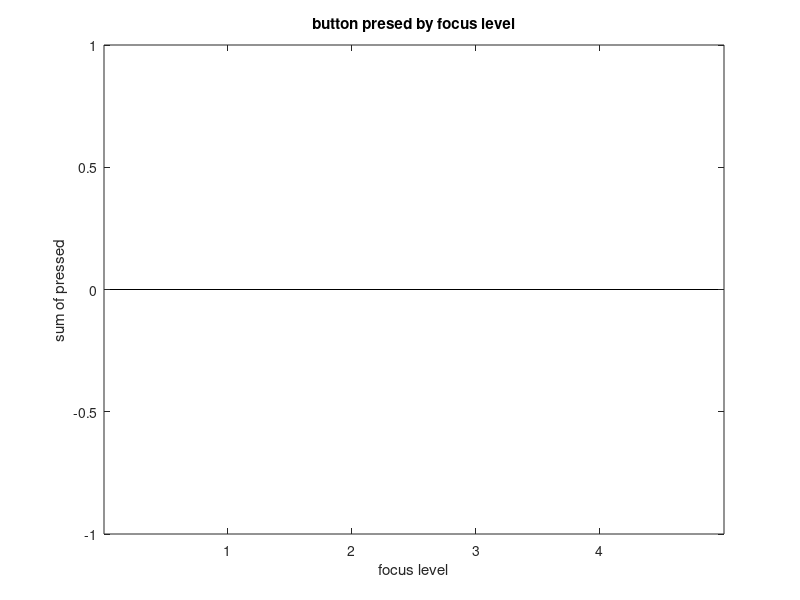

The MATLAB source for this figure:
clear; clc; close all;

%% loading the data
% Avigail's Path
path_data = 'C:\Users\Avigail Makbili\Documents\LunaMind\LunaMind\20-2-22\';
% Anat's path
% path_data = 'G:\My Drive\Oren Shriki\LunaMind\Analyses\LunaMind_Git\20-2-22\';
% path_data = 'G:\My Drive\Oren Shriki\LunaMind\Analyses\DATA\DATA_LunaMind\20-2-22\';
% path_data = 'G:\My Drive\Oren Shriki\LunaMind\Analyses\DATA\DATA_LunaMind\24-2-22\';


% subj_num = [101:112 114:118];
recordings_file = dir('20-2-22');

fs = 256; % Sampling frequency
pressed_focus_level = zeros(length(recordings_file), 4);

for s = 3:length(recordings_file)
    if length(recordings_file(s).name) > 3 && recordings_file(s).name(1,5) == '_'
        continue
    end

    %% loading file
    path_subj = [path_data num2str(recordings_file(s).name)];
    [eeg_data, raw_data, out_data] = load_files(path_subj);

    %% remove TP electrode
    raw_data = remove_TP(raw_data);

    %% Arrange the data

    % raw data
    raw_data(:,1) = raw_data(:,1) * 1000; % equal the time stamp of out
    sub_elem = raw_data(1,1); % make outstam start with 0
    for i=1:length(raw_data(:,1))
        raw_data(i,1) = (raw_data(i,1)-sub_elem) / fs;
    end

    % out data
    out_data = out_data(2:end, :);
    sub_elem = out_data{1,1};
    for i=1:size(out_data, 1)
        out_data{i,1} = (out_data{i,1} - sub_elem) /fs;
    end

    alpha_raw = create_alpha_raw(raw_data, "alpha"); %The last column is the mean



    %% button pressed and video state
    %     out_button = zeros(1,2);
    out_button = [];
    video_state = zeros(1,3);
    j = 0;
    v = 0;
    for i=1:size(out_data,1)
        if strcmp(out_data{i,3},'button_pressed')
            j = j+1;
            out_button(j,1) = i; %save the row index
            out_button(j,2) = out_data{i,1}; % save the time
            out_button(j,3) = out_data{i,4}; % save the focus level
        end
        if strcmp(out_data{i,3},'video_state')
            v = v+1;
            video_state(v,1) = i; %save the row index
            video_state(v,2) = out_data{i,1}; % save the time
            if strcmp(out_data{i,4},'video_pause')
                video_state(v,3) = 0;
            elseif strcmp(out_data{i,4},'video_play')
                if out_data{i,4} == 'video_play'
                    video_state(v,3) = 1;
                end
            end

        end
    end

    video_state_start_indicies = find(video_state(:,3) == 1);
    video_state_start = video_state(video_state_start_indicies,:);

    % take time sec before and after the press
    ms_time = 200;
    %     ms_time = 50;

    before_pressed = zeros(ms_time+1, length(out_button)); % time before the pressed
    after_pressed = zeros(ms_time+1, length(out_button)); % time after the pressed
    after_start_video = zeros(ms_time+1, length(out_button));% time after video play

    for b = 1:size(out_button, 1)
        time_preseed_raw_idx = find(alpha_raw > out_button(b,2)); % find the closet bottom presed idx in raw (1)
        time_preseed_raw_idx_vec(b) = find(alpha_raw > out_button(b,2),1,'first'); % find the closet bottom pressed idx in raw (1)


        time_play_out_idx = find(video_state_start(:,2) > out_button(b,2)); % find the idx time of the start video after button pressed in out
        time_play_raw_idx = find(alpha_raw > video_state_start(time_play_out_idx(1), 2)); % find the idx time of the start video afeter button pressed in raw

        if time_preseed_raw_idx(1) > ms_time
            before_pressed(:,b) = alpha_raw(time_preseed_raw_idx(1)-ms_time:time_preseed_raw_idx(1),end);
        else
            before_pressed(:,b) = [zeros(ms_time+1-time_preseed_raw_idx(1),1); alpha_raw(1:time_preseed_raw_idx(1),end)];
        end

        if time_play_raw_idx(1)+ms_time < size(alpha_raw, 1)
            after_pressed(:,b) = alpha_raw(time_preseed_raw_idx(1):time_preseed_raw_idx(1)+ms_time,end);
        else
            after_pressed(:,b) = alpha_raw(time_preseed_raw_idx(1):end,end);
        end

        after_start_video(:,b) = alpha_raw(time_play_raw_idx:time_play_raw_idx+ms_time, end);
    end

    before_pressed(isnan(before_pressed))=0;
    after_pressed(isnan(after_pressed))=0;

    %% focus level
    if out_button
        for i = 1:4
            pressed_focus_level(s, i) = sum(out_button(:,3) == i);
        end
    end

    %% std analysis
    if out_button
        pressed_time = out_button(:, 2);
        resume_time = video_state_start(:,2);

        std_analysis_plots(recordings_file(s).name, alpha_raw, pressed_time, resume_time)
    end
    %% plot histogram
    %     mean_pressed = mean(before_pressed);
    %     mean_after_pressed = mean(after_pressed);
    %
    %     edges = 0:0.1:5;
    %     All = [before_pressed;after_pressed];
    %     edges = 0:max(All(:))/20:max(All(:));
    %
    %     if before_pressed
    %         [N_before(s,:), edges_before(s,:), N_after(s,:), edges_after(s,:)] = plot_before_and_after_pressed(recordings_file(s).name, edges, before_pressed, after_pressed, ms_time);
    %         Max(s,1) = edges_before(s,(find(N_before(s,:) == max(N_before(s,:)),1,'first'))+1);
    %
    %         Max(s,2) = edges_after(s,(find(N_after(s,:) == max(N_after(s,:)),1,'first'))+1);
    %
    %
    %         All = [before_pressed;after_start_video];
    %         edges = 0:max(All(:))/20:max(All(:));
    %
    %         [N_before(s,:),edges_before(s,:), N_resume(s,:), edges_resume(s,:)] = plot_before_pressed_and_after_video_resume(recordings_file(s).name, edges, before_pressed, after_start_video, ms_time);
    %         Max(s,3) = edges_resume(s,(find(N_resume(s,:) == max(N_resume(s,:))))+1);
    %     end


end

%% calculate mean level
pressed_focus_level_mean = zeros(1,4);
for i=1:4
    pressed_focus_level_mean(1,i) = sum(pressed_focus_level(:,i));
end
figure
bar(pressed_focus_level_mean)
title('button presed by focus level')
xlabel('focus level')
ylabel('sum of pressed')
% Analyse histogram bin count
% p_befor_after = ranksum(Max(:,1),Max(:,2));
% p_befor_resume = ranksum(Max(:,1),Max(:,3));
